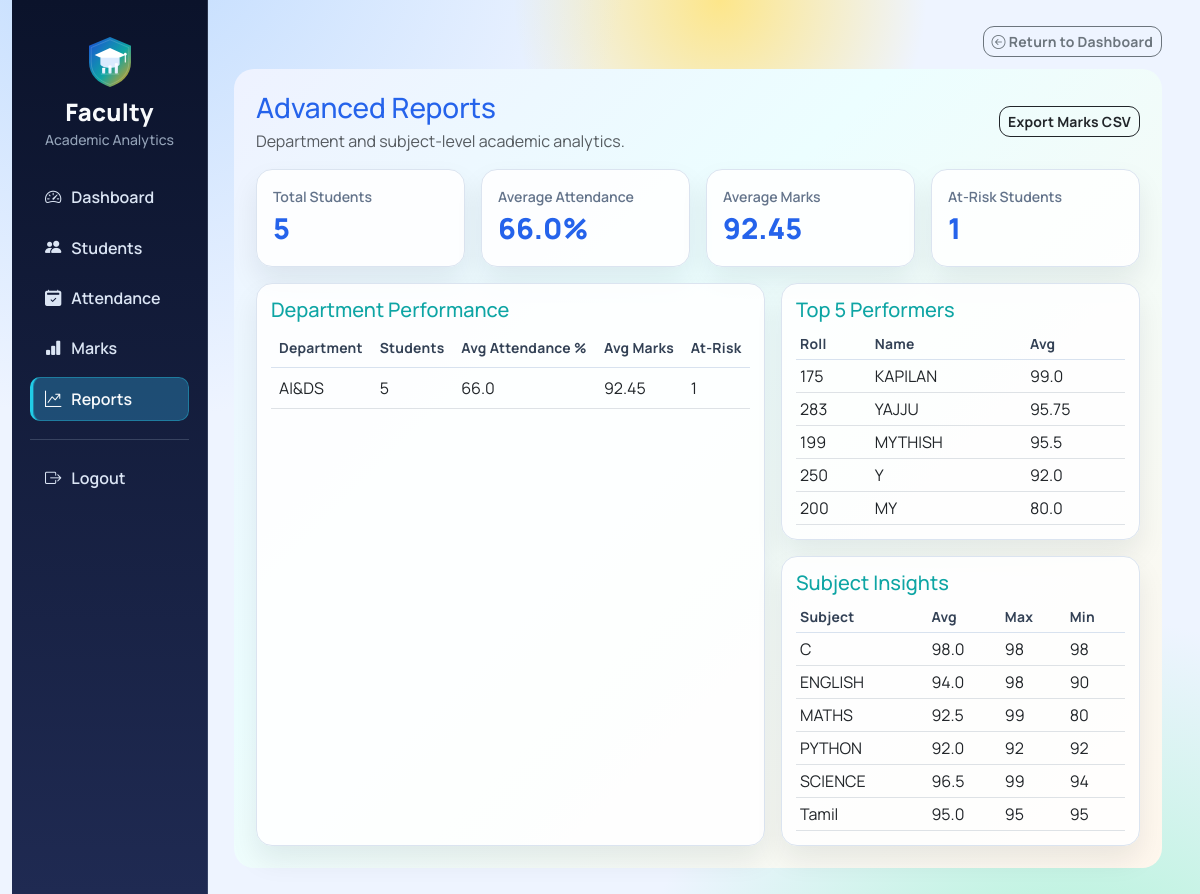
Screenshot of /reports (signed in) with the database file from the repository.
### models.py (models this page shows)
class Student(db.Model):
    roll_no = db.Column(db.Integer, primary_key=True)
    name = db.Column(db.String(100))
    dept = db.Column(db.String(50))

class Marks(db.Model):
    id = db.Column(db.Integer, primary_key=True)
    roll_no = db.Column(db.Integer)
    subject = db.Column(db.String(50))
    marks = db.Column(db.Integer)

### app.py (the view)
@app.route("/reports")
def reports():
    if "user" not in session:
        return redirect("/")
    insights = build_student_insights()
    total_students = len(insights["profiles"])
    total_at_risk = len([s for s in insights["profiles"] if s["risk_flags"]])
    avg_attendance = round(
        sum(s["attendance_pct"] for s in insights["profiles"]) / total_students, 2
    ) if total_students else 0
    avg_marks = round(
        sum(s["avg_marks"] for s in insights["profiles"]) / total_students, 2
    ) if total_students else 0
    return render_template(
        "reports.html",
        department_rows=insights["department_rows"],
        subject_rows=insights["subject_rows"],
        top_performers=insights["top_performers"],
        total_students=total_students,
        total_at_risk=total_at_risk,
        avg_attendance=avg_attendance,
        avg_marks=avg_marks
    )

### templates/reports.html (shortened to what this page needs)
{% extends "base.html" %}
{% block content %}
<div class="reports-page">
    <div class="d-flex justify-content-between align-items-center mb-3">
        <div>
            <h3 class="mb-1">Advanced Reports</h3>
            <p class="text-muted mb-0">Department and subject-level academic analytics.</p>
        </div>
        <a href="/export/marks" class="btn btn-outline-dark btn-sm">Export Marks CSV</a>
    </div>
    <div class="row g-3 mb-3">
        <div class="col-md-3">
            <div class="kpi-card h-100">
                <div class="kpi-label">Total Students</div>
                <div class="kpi-value">{{ total_students }}</div>
            </div>
        </div>
        <div class="col-md-3">
            <div class="kpi-card h-100">
                <div class="kpi-label">Average Attendance</div>
                <div class="kpi-value">{{ avg_attendance }}%</div>
            </div>
        </div>
        <div class="col-md-3">
            <div class="kpi-card h-100">
                <div class="kpi-label">Average Marks</div>
                <div class="kpi-value">{{ avg_marks }}</div>
            </div>
        </div>
        <div class="col-md-3">
            <div class="kpi-card h-100">
                <div class="kpi-label">At-Risk Students</div>
                <div class="kpi-value">{{ total_at_risk }}</div>
            </div>
        </div>
    </div>
    <div class="row g-3">
        <div class="col-lg-7">
            <div class="report-card h-100">
                <h5>Department Performance</h5>
                <div class="table-responsive">
                    <table class="table table-hover align-middle mb-0">
                        <thead>
                            <tr>
                                <th>Department</th>
                                <th>Students</th>
                                <th>Avg Attendance %</th>
                                <th>Avg Marks</th>
                                <th>At-Risk</th>
                            </tr>
                        </thead>
                        <tbody>
                            {% for row in department_rows %}
                            <tr>
                                <td>{{ row.dept }}</td>
                                <td>{{ row.students }}</td>
                                <td>{{ row.avg_attendance }}</td>
                                <td>{{ row.avg_marks }}</td>
                                <td>{{ row.at_risk_count }}</td>
                            </tr>
                            {% endfor %}
                        </tbody>
                    </table>
                </div>
            </div>
        </div>
        <div class="col-lg-5">
            <div class="report-card mb-3">
                <h5>Top 5 Performers</h5>
                <div class="table-responsive">
                    <table class="table table-sm align-middle mb-0">
                        <thead>
                            <tr>
                                <th>Roll</th>
                                <th>Name</th>
                                <th>Avg</th>
                            </tr>
                        </thead>
                        <tbody>
                            {% for row in top_performers %}
                            <tr>
                                <td>{{ row.roll_no }}</td>
                                <td>{{ row.name }}</td>
                                <td>{{ row.avg_marks }}</td>
                            </tr>
                            {% endfor %}
                        </tbody>
                    </table>
                </div>
            </div>
            <div class="report-card">
                <h5>Subject Insights</h5>
                <div class="table-responsive">
                    <table class="table table-sm align-middle mb-0">
                        <thead>
                            <tr>
                                <th>Subject</th>
                                <th>Avg</th>
                                <th>Max</th>
                                <th>Min</th>
                            </tr>
                        </thead>
                        <tbody>
                            {% for row in subject_rows %}
                            <tr>
                                <td>{{ row.subject }}</td>
                                <td>{{ row.avg_score }}</td>
                                <td>{{ row.max_score }}</td>
                                <td>{{ row.min_score }}</td>
                            </tr>
                            {% endfor %}
                        </tbody>
                    </table>
                </div>
            </div>
        </div>
    </div>
</div>
{% endblock %}

### templates/base.html (style rules this page uses)
:root { --bg-page: #eef4ff; --sidebar-start: #0b132b; --sidebar-end: #1f2a52; --text-main: #0f172a; --text-soft: #64748b; --heading-primary: #2563eb; --heading-secondary: #0ea5a4; --heading-tertiary: #0f172a; --line: #d3dded; --card-bg: #ffffff; --card-shadow: 0 16px 34px rgba(15, 23, 42, 0.11); --nav-hover: rgba(125, 211, 252, 0.18); --nav-active-bg: rgba(56, 189, 248, 0.3); --nav-active-border: rgba(34, 211, 238, 0.95); }
body { margin: 0; font-family: "Manrope", sans-serif; background: radial-gradient(circle at 10% -10%, #bfdbfe 0%, transparent 35%), radial-gradient(circle at 90% 120%, #a7f3d0 0%, transparent 30%), radial-gradient(circle at 60% 0%, #fde68a 0%, transparent 18%), var(--bg-page); overflow-x: hidden; color: var(--text-main); }
* { transition: all 0.18s cubic-bezier(.4,0,.2,1); }
h1, h2, h3 { color: var(--heading-primary); }
h4, h5, h6 { color: var(--heading-secondary); }
.btn { border-radius: 11px; font-weight: 700; letter-spacing: 0.2px; }
.table { --bs-table-bg: transparent; }
.table thead th { color: #334155; font-size: 0.87rem; letter-spacing: 0.25px; border-bottom-color: #d8e2ef; }

### templates/reports.html (style rules this page uses)
.reports-page { background: linear-gradient(135deg, #eef2ff 0%, #ecfeff 38%, #fff7ed 100%); border-radius: 20px; padding: 22px; }
.kpi-card, .report-card { background: rgba(255, 255, 255, 0.88); border: 1px solid #dbe4f0; border-radius: 16px; box-shadow: 0 14px 28px rgba(15, 23, 42, 0.08); }
.kpi-card { padding: 16px; }
.report-card { padding: 14px; }
.kpi-label { color: #64748b; font-size: 0.88rem; font-weight: 600; }
.kpi-value { font-size: 1.8rem; font-weight: 800; color: #2563eb; }

### rows the page displays
Student: dept "AI&DS", students "5", avg_attendance "66.0", avg_marks "92.45", at_risk_count "1", roll_no "175", name "KAPILAN", avg_marks "99.0"
Student: roll_no "283", name "YAJJU", avg_marks "95.75"
Student: roll_no "199", name "MYTHISH", avg_marks "95.5"
Student: roll_no "250", name "Y", avg_marks "92.0"
Student: roll_no "200", name "MY", avg_marks "80.0"
Marks: subject "C", avg_score "98.0", max_score "98", min_score "98"
Marks: subject "ENGLISH", avg_score "94.0", max_score "98", min_score "90"
Marks: subject "MATHS", avg_score "92.5", max_score "99", min_score "80"
Marks: subject "PYTHON", avg_score "92.0", max_score "92", min_score "92"
Marks: subject "SCIENCE", avg_score "96.5", max_score "99", min_score "94"
Marks: subject "Tamil", avg_score "95.0", max_score "95", min_score "95"

### other values shown
{{ total_students }} "5"
{{ avg_attendance }} "66.0"
{{ avg_marks }} "92.45"
{{ total_at_risk }} "1"
